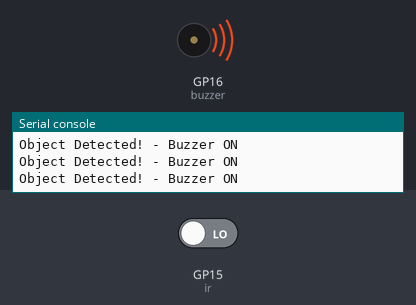
The program below on a simulated Raspberry Pi Pico running MicroPython. On the bench: buzzer (waves = sounding, pin HIGH), the last lines printed to the serial console. Inputs (shaded band) come from the test bench; at power-on: GP15 (ir) LOW.

Above: at 1.2 s.
1.3 s: GP15 (ir) driven HIGH
At 1.8 s:
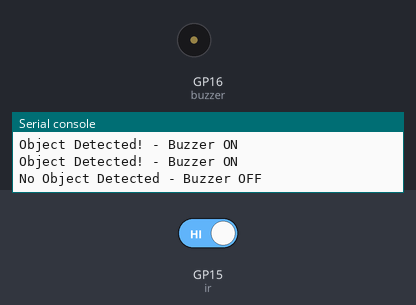
3.0 s: GP15 (ir) driven LOW
At 4.2 s:
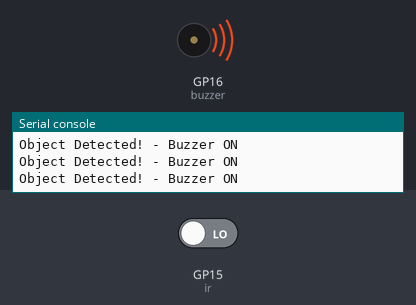
Timing chart, 0 to 6.0 s (numbered marks = the images above; inputs shaded):
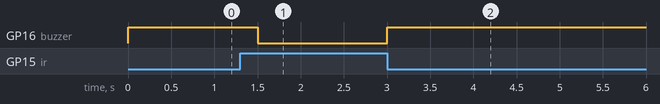

The program:

ir_sensor.py
```python
# EX.NO: 9A - IR Sensor Interface with Raspberry Pi Pico
# AIM: Interface IR sensor to detect objects and control buzzer
# Hardware: IR Sensor OUT -> GP15, Buzzer -> GP16

from machine import Pin
from time import sleep

buzzer = Pin(16, Pin.OUT)
ir     = Pin(15, Pin.IN)

print("IR Sensor Ready...")

while True:
    ir_value = ir.value()
    if ir_value == True:      # No object detected (IR not blocked)
        print("No Object Detected - Buzzer OFF")
        buzzer.value(0)
    else:                      # Object detected (IR blocked)
        print("Object Detected! - Buzzer ON")
        buzzer.value(1)
    sleep(0.3)
```

Measured:
- after the input at 1.3 s, GP16 (buzzer): HIGH → LOW after 0.20 s
- after the input at 3.0 s, GP16 (buzzer): LOW → HIGH at once
